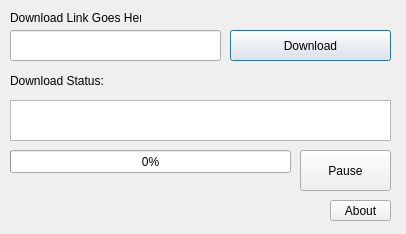
<?xml version="1.0" encoding="UTF-8"?>
<ui version="4.0">
 <class>YoutubeDl</class>
 <widget class="QDialog" name="YoutubeDl">
  <property name="windowModality">
   <enum>Qt::NonModal</enum>
  </property>
  <property name="geometry">
   <rect>
    <x>0</x>
    <y>0</y>
    <width>406</width>
    <height>234</height>
   </rect>
  </property>
  <property name="windowTitle">
   <string>YoutubeDl</string>
  </property>
  <widget class="QLineEdit" name="link">
   <property name="geometry">
    <rect>
     <x>10</x>
     <y>30</y>
     <width>211</width>
     <height>31</height>
    </rect>
   </property>
  </widget>
  <widget class="QPushButton" name="download">
   <property name="geometry">
    <rect>
     <x>230</x>
     <y>30</y>
     <width>161</width>
     <height>31</height>
    </rect>
   </property>
   <property name="text">
    <string>Download</string>
   </property>
  </widget>
  <widget class="QTextBrowser" name="status">
   <property name="geometry">
    <rect>
     <x>10</x>
     <y>100</y>
     <width>381</width>
     <height>41</height>
    </rect>
   </property>
  </widget>
  <widget class="QLabel" name="label">
   <property name="geometry">
    <rect>
     <x>10</x>
     <y>70</y>
     <width>121</width>
     <height>21</height>
    </rect>
   </property>
   <property name="text">
    <string>Download Status: </string>
   </property>
  </widget>
  <widget class="QPushButton" name="stop">
   <property name="geometry">
    <rect>
     <x>300</x>
     <y>150</y>
     <width>91</width>
     <height>41</height>
    </rect>
   </property>
   <property name="text">
    <string>Pause</string>
   </property>
  </widget>
  <widget class="QLabel" name="label_2">
   <property name="geometry">
    <rect>
     <x>10</x>
     <y>10</y>
     <width>131</width>
     <height>16</height>
    </rect>
   </property>
   <property name="text">
    <string>Download Link Goes Here</string>
   </property>
  </widget>
  <widget class="QPushButton" name="about">
   <property name="geometry">
    <rect>
     <x>330</x>
     <y>200</y>
     <width>61</width>
     <height>21</height>
    </rect>
   </property>
   <property name="text">
    <string>About</string>
   </property>
  </widget>
  <widget class="QProgressBar" name="downloadProgress">
   <property name="geometry">
    <rect>
     <x>10</x>
     <y>150</y>
     <width>281</width>
     <height>23</height>
    </rect>
   </property>
   <property name="value">
    <number>0</number>
   </property>
  </widget>
 </widget>
 <layoutdefault spacing="6" margin="11"/>
 <resources/>
 <connections/>
</ui>
